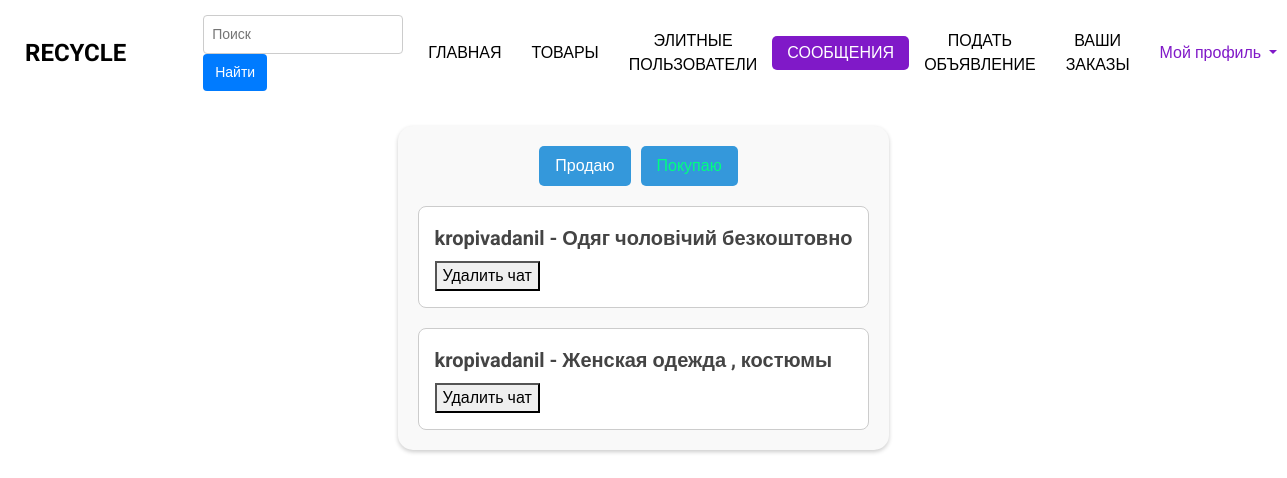
Page /user_buy/ (signed in) on the earlier database version.
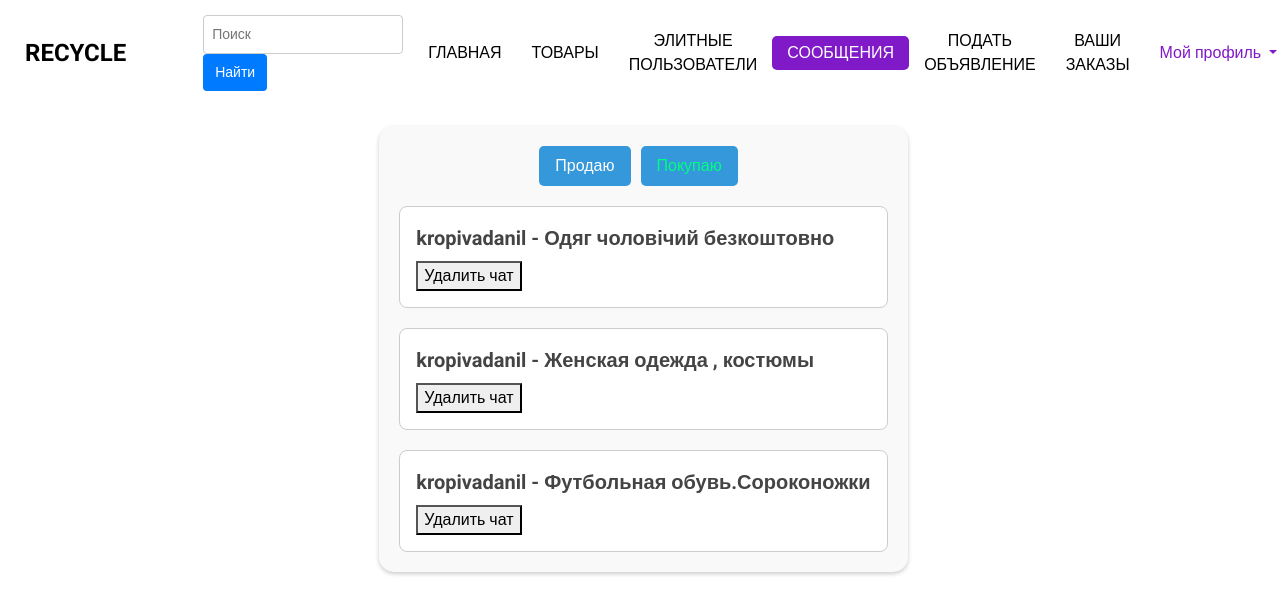
Same page on the later database version.
### bboard/models.py (models this page shows, shortened)
class Chat(models.Model):
    sender = models.ForeignKey(User, related_name='sent_chats', on_delete=models.CASCADE, null=True, verbose_name='Отправитель')
    receiver = models.ForeignKey(User, related_name='received_chats', on_delete=models.CASCADE, null=True, verbose_name='Получатель')
    product = models.ForeignKey(Product, on_delete=models.CASCADE, verbose_name='Товар')
    created_at = models.DateTimeField(auto_now_add=True, verbose_name='Дата создания')
    last_message = models.ForeignKey('Message', null=True, blank=True, on_delete=models.SET_NULL,
                                     related_name='chat_messages', verbose_name='Последнее сообщение')
    class Meta:
        verbose_name = "Чат"
        verbose_name_plural = "Чаты"

class Product(models.Model):
    user = models.ForeignKey(User, on_delete=models.CASCADE, verbose_name="Пользователь")
    category = models.ForeignKey(Category, on_delete=models.CASCADE, verbose_name="Категория")
    title = models.CharField(max_length=200, verbose_name="Заголовок")
    slug = models.SlugField(unique=True, max_length=400, verbose_name="URL", blank=True)
    description = models.TextField(verbose_name="Описание")
    price = models.DecimalField(max_digits=10, decimal_places=2, verbose_name="Цена")
    image_1 = models.ImageField(upload_to="products", null=True, blank=True, verbose_name="Первое изображение")
    image_2 = models.ImageField(upload_to='products', null=True, blank=True, verbose_name="Второе изображение")
    image_3 = models.ImageField(upload_to='products', null=True, blank=True, verbose_name="Третье изображение")
    created_at = models.DateTimeField(auto_now_add=True, null=True, verbose_name="Дата создания")
    thumbnail_1 = ImageSpecField(source='image_1',
                                 processors=[ResizeToFill(500, 500)],
                                 format='JPEG',
                                 options={'quality': 100})
    thumbnail_2 = ImageSpecField(source='image_2',
                                 processors=[ResizeToFill(500, 500)],
                                 format='JPEG',
                                 options={'quality': 100})
    thumbnail_3 = ImageSpecField(source='image_3',
                                 processors=[ResizeToFill(500, 500)],
                                 format='JPEG',
                                 options={'quality': 100})
    class Meta:
        verbose_name = "Товар"
        verbose_name_plural = "Товары"

### accounts/models.py (models this page shows, shortened)
class User(AbstractUser):
    phone_number = models.CharField(max_length=20, verbose_name="Номер телефона")
    city = models.CharField(max_length=100, choices=CITY_CHOICES, verbose_name="Населенный пункт")
    average_rating = models.DecimalField(max_digits=3, decimal_places=2, default=0.0, verbose_name="Средний рейтинг")
    total_ratings = models.PositiveIntegerField(default=0, verbose_name="Количество оценок")

### bboard/views.py (the view)
# urls.py: path('user_buy/', views.user_buy, name="user_buy"),
@login_required
def user_buy(request):
    chats = Chat.objects.filter(sender=request.user).select_related('receiver', 'product')
    temp = "buy"
    return render(request, "products/buy.html", {"chats": chats, "temp": temp})

### templates/products/buy.html (shortened to what this page needs)
{% extends 'products/new/base.html' %}
{% load static %}
{%block styles%}
<link rel="stylesheet" type="text/css" href="{% static 'buy_styles.css' %}">{% endblock %}
{% block content %}
<div class="chats-199">
    <div class="css-1382m1k">
        <a href="{%url 'user_sell' %}" class="{% if temp == 'sell' %}current-page{%endif%}">Продаю</a>
        <a href="{% url 'user_buy' %}" class="{% if temp == 'buy' %}current-page{%endif%}">Покупаю</a>
    </div>
    <div class="css-1b3tih6">
        {%if chats%}
        {% for chat in chats %}
        <a href="{%url 'chat' chat.id%}">
            <div class="chat-container-445">
                <p class="username-765">{{ chat.receiver.username }} - {{chat.product.title}}</p>
                <form action="{% url 'delete_chat' chat.id %}" method="POST">
                    <button type="submit">Удалить чат</button>
                </form>
            </div>
        </a>
        {% endfor %}
        {%else%}
        <p align="center">Сообщений пока нет</p>
        {%endif%}
    </div>
</div>
{% endblock %}

Differences in the rows shown:
added Chat: receiver.username "kropivadanil", product "Футбольная обувь.Сороконожки"
